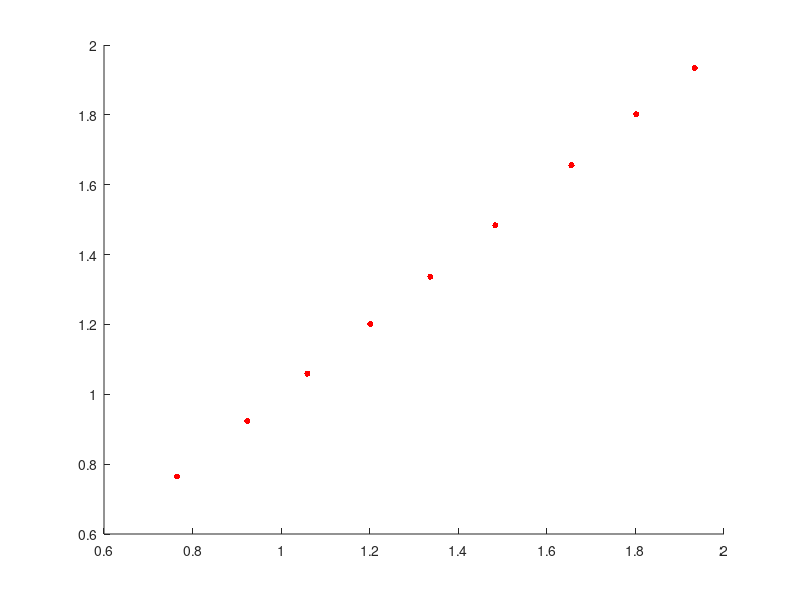

The MATLAB script that drew this image: (Note: this script raises an error after producing the figure.)
function [out] = fasim()
% R1 and R2* values of the MnCl2 solutions
R1 = [0.7645 0.9238 1.0593 1.2012 1.3369 1.4837 1.6556 1.8018 1.9342];
R2s = [4.8077 6.2893 7.8740 9.1743 10.8696 12.3457 13.8889 15.3846 16.6667];
% R2s = repmat(4.8077, 1, 9);

figure;
da = [0, 0.1:0.2:2];
N_da = length(da);
Col = hsv(N_da);
out = zeros(N_da, 4);
for idx = 1:N_da
    % Generate GRE signal with two flip-angles that are 
    % slighly off the desired values.
    [S1, TR] = signal(R1, R2s, 2+da(idx));
    [S2] = signal(R1, R2s, 12+da(idx));
    S_frac = S1./S2;
    R1r_ref = recon(S_frac, [2 12], TR);
    d = da(idx)/2;
    a = -TR*R1;
    x = 2/180*pi;
%    R1r = 1/TR * (log(( (1-cos(x)*exp(a)) ./ (1-exp(a)) * (1+d) - cos(x) )) - log(( (1-cos(x)*exp(a)) ./ (1-exp(a)) * (1+d) - 1 )));
%     R1r = -a/(d+1)/TR;
%    R1r = R1 + 1/TR * ((d*(exp(a)*cosd(12)-1) - d*exp(-a).*(exp(a)*cosd(12)-1))/(cosd(12)-1));
%    R1r = 1/TR*(log((1-cosd(12)*exp(a))./(1-exp(a))*(1+d)-cosd(12)) - log((1-cosd(12)*exp(a))./(1-exp(a))*(1+d)-1));
%    R1r = R1 - log(-d*cosd(12)-cosd(12)+d+1)/TR + log(-2*cosd(12)+d+1)/TR + R1*cosd(12)/(-2*cosd(12)+d+1);
%    R1r = 1/TR * log((-d*exp(-a)*cosd(12)-cosd(12)+d+1)./(d+exp(-a)*(-d*cosd(12)-cosd(12)+1)));
    R1r = R1 + 1/TR * log((1+d*exp(a))/(1+d));


    % Generate line of equality plot
    hold on;
    scatter(R1, R1r_ref, 20, 'k', 'filled');
    scatter(R1, R1r, 20, Col(idx, :), 'filled');
    P = robustfit(R1, R1r);
    minX = min([R1]);
    maxX = max([R1]);
    plot([minX maxX], polyval([P(2) P(1)], [minX maxX]), 'color', Col(idx, :));
    text(R1(end), R1r(end), sprintf('%0.1f%%', da(idx)));
    R1h = P(1) + P(2)*R1;
    out(idx, 1) = da(idx);
    out(idx, 2) = 1-norm(R1r-R1h)/norm(R1r-mean(R1h));
    out(idx, [3 4]) = P;
end
plot([minX maxX], [minX maxX], '--k');
xlabel('\bf Reference R1_{ref} in s^{-1}');
ylabel('\bf Reconstructed R1 in s^{-1}');
%text(minX, maxX/2, sprintf('R1=%0.2fR1_{ref}+(%0.2f)', P(2), P(1)));
set(gcf, 'color', 'white')



function [S, TR] = signal(R1, R2s, fa)
M0 = 1000; %au
TR = 8e-3; %ms
TE = 3.5e-3; %ms

S = M0.*sind(fa).*(1-exp(-TR.*R1)).*exp(-TE.*R2s)./(1-cosd(fa).*exp(-TR.*R1));

function [R1] = recon(S_frac, fa, TR)
R1 = 1/TR.*log( (S_frac.*sind(fa(2)).*cosd(fa(1)) - sind(fa(1)).*cosd(fa(2))) ./ ...
                (S_frac.*sind(fa(2)) - sind(fa(1))) );
